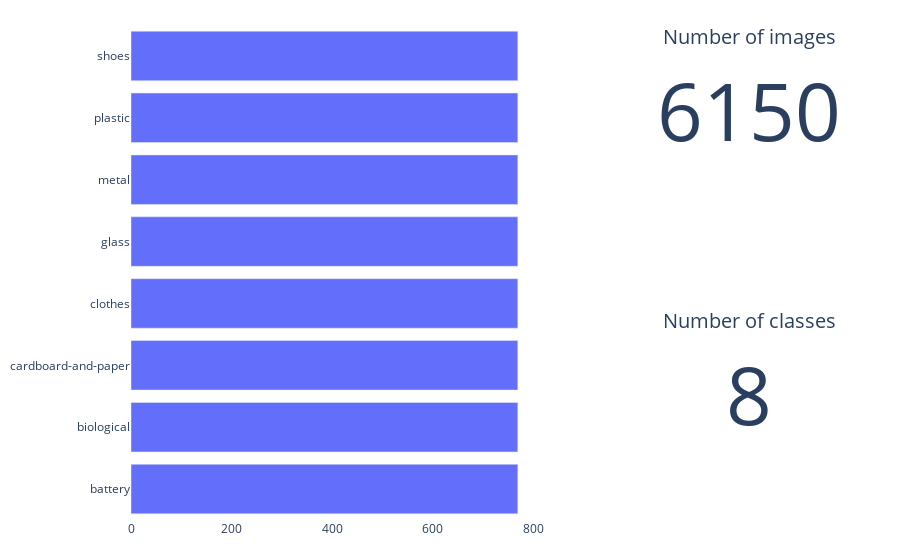

Here is the notebook cell this chart was saved with:
### Code cell
path = new_directory
data_info(path, all_folds)
img_examples(path, all_folds)

### Figure 1 — Plotly figure (JSON) as saved in the notebook; plotly's stock layout.template omitted (floating-point values rounded to 4 significant figures)
{"data": [{"orientation": "h", "type": "bar", "x": [769, 769, 769, 769, 769, 769, 769, 769], "xaxis": "x", "y": ["battery", "biological", "cardboard-and-paper", "clothes", "glass", "metal", "plastic", "shoes"], "yaxis": "y"}, {"domain": {"x": [0.64, 1], "y": [0.66, 1]}, "title": {"text": "Number of images"}, "type": "indicator", "value": 6152}, {"domain": {"x": [0.64, 1], "y": [0, 0.51]}, "title": {"text": "Number of classes"}, "type": "indicator", "value": 8}], "layout": {"margin": {"b": 40, "l": 60, "r": 10, "t": 25}, "plot_bgcolor": "rgba(0,0,0,0)", "xaxis": {"anchor": "y", "domain": [0, 0.54]}, "yaxis": {"anchor": "x", "domain": [0, 1]}}}
